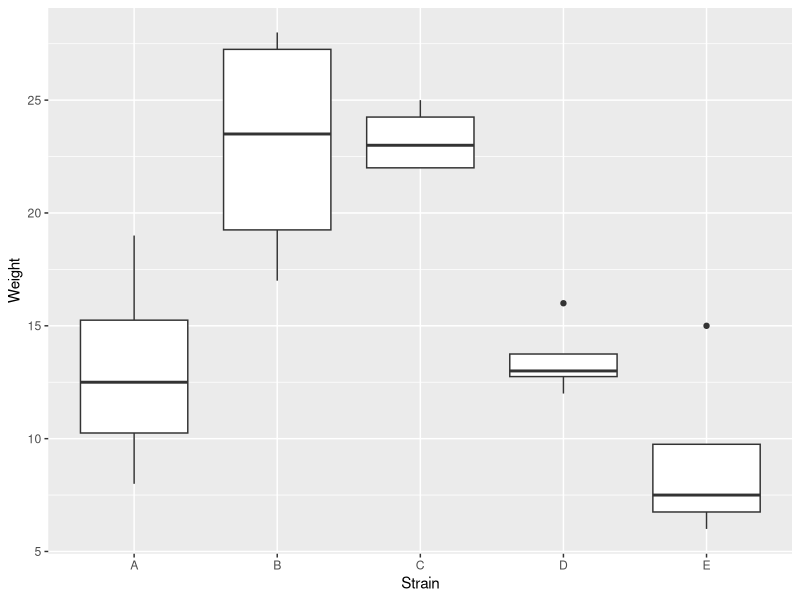
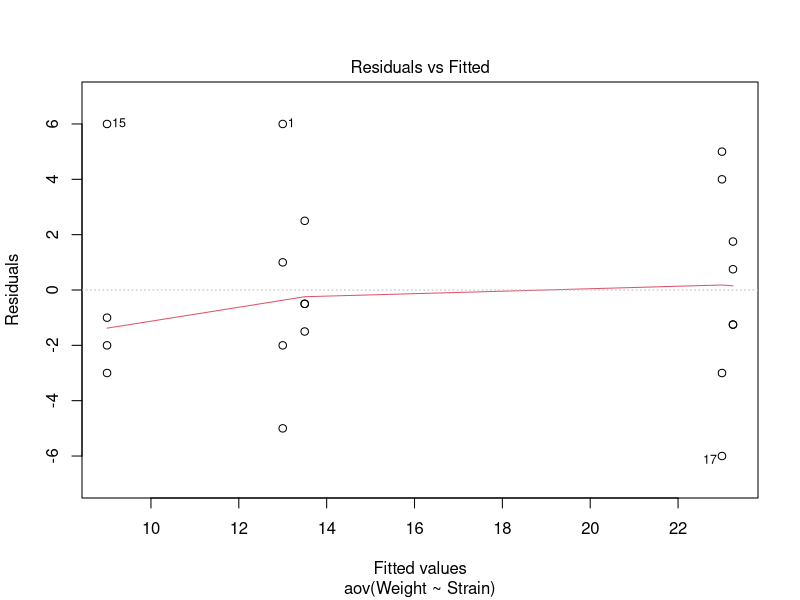
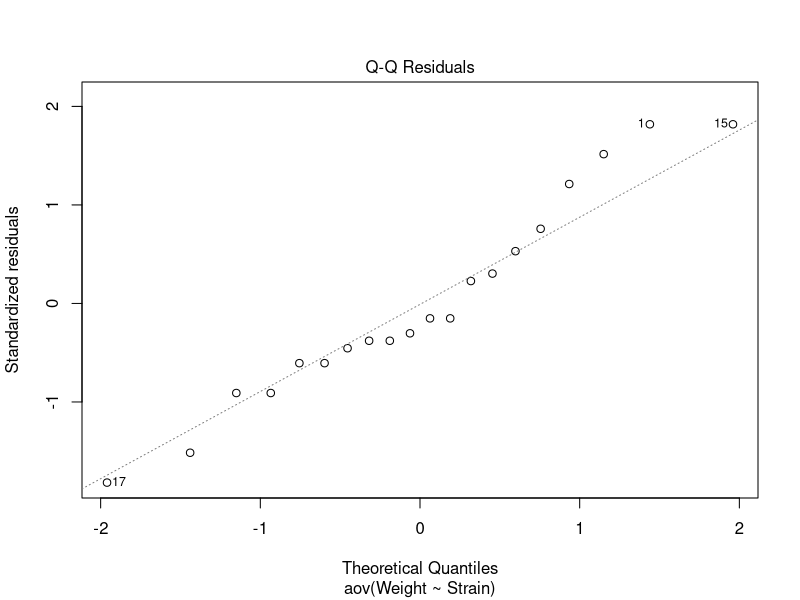
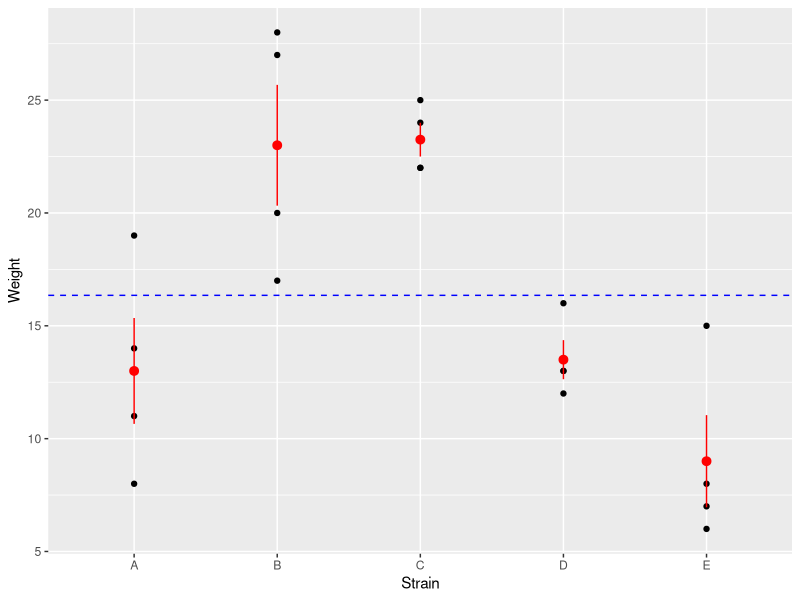
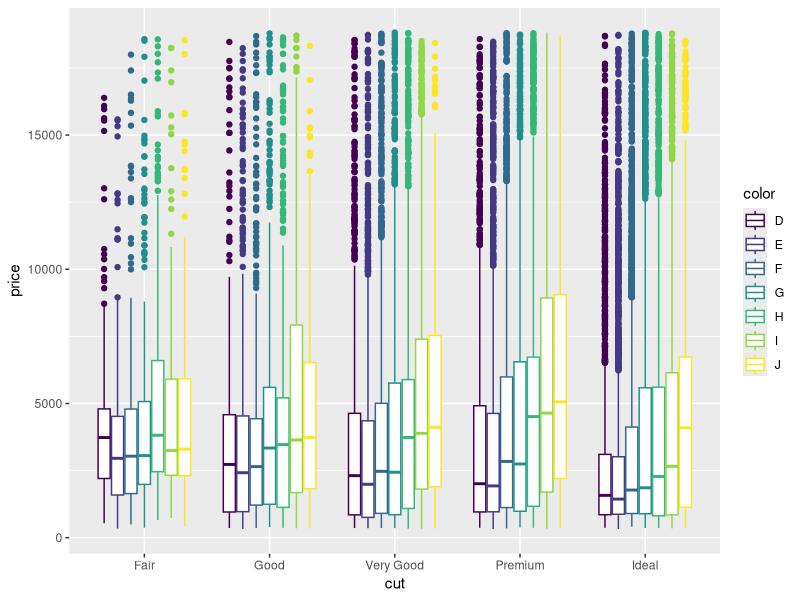
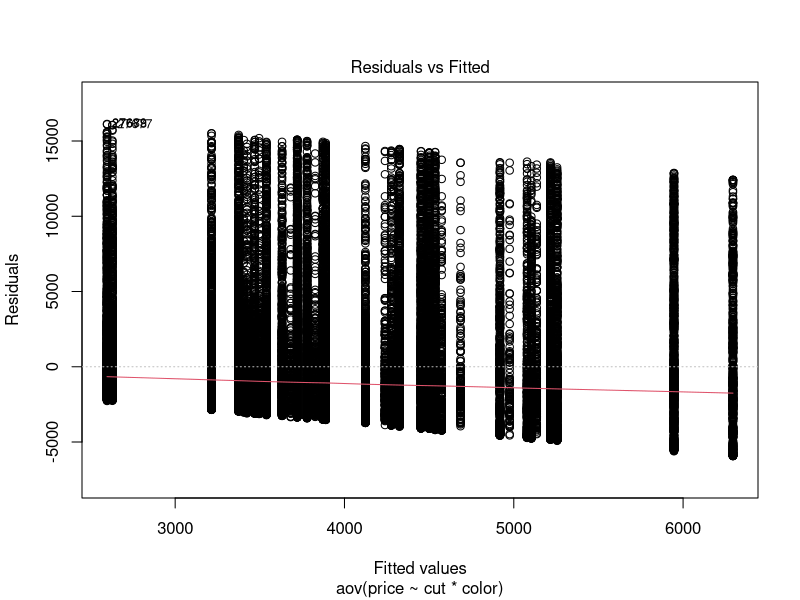
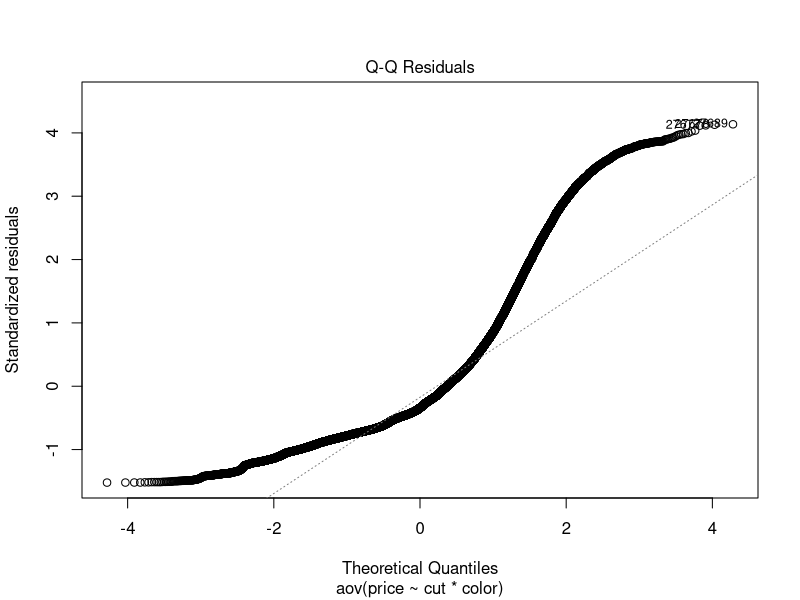

These figures' R source, in order:
## ---- chunk 1
knitr::opts_chunk$set(echo = TRUE)
library(tidyr)
library(ggplot2)
## ---- chunk 2
data = data.frame("A" = c(19,8,14,11), "B" = c(28,27,20,17), "C" = c(25,22,24,22), "D" = c(13,12,13,16),"E" = c(6,7,15,8),"Plant"=1:4)
data
## ---- chunk 3
data <-
  data %>% 
  pivot_longer(c('A','B','C','D','E'), names_to = "Strain", values_to = "Weight")

data
## ---- chunk 4
fm = aov(Weight ~ Strain, data)
summary(fm)
## ---- chunk 5
ggplot(data , aes(x = Strain, y = Weight)) +
  geom_boxplot()

## ---- chunk 6
plot(fm, 1:2)
## ---- chunk 7
qf(.95,4,15)
## ---- chunk 8
y1 <- mean(data$Weight)
ggplot(data = data, aes(x = Strain, y = Weight)) +
  geom_point() + 
  stat_summary(fun.data = 'mean_se',color = "red") +
  geom_hline(yintercept = y1, color ="blue", linetype = "dashed") 
## ---- chunk 9
summary(diamonds)
## ---- chunk 10
table(diamonds$cut,diamonds$color)
## ---- chunk 11
ggplot(diamonds, aes(x = cut, y =price, color = color))+
  geom_boxplot()
## ---- chunk 12
twoWayAnova <- aov(price ~ cut*color, data = diamonds)
summary(twoWayAnova)
## ---- chunk 13
plot(twoWayAnova, 1:2)
